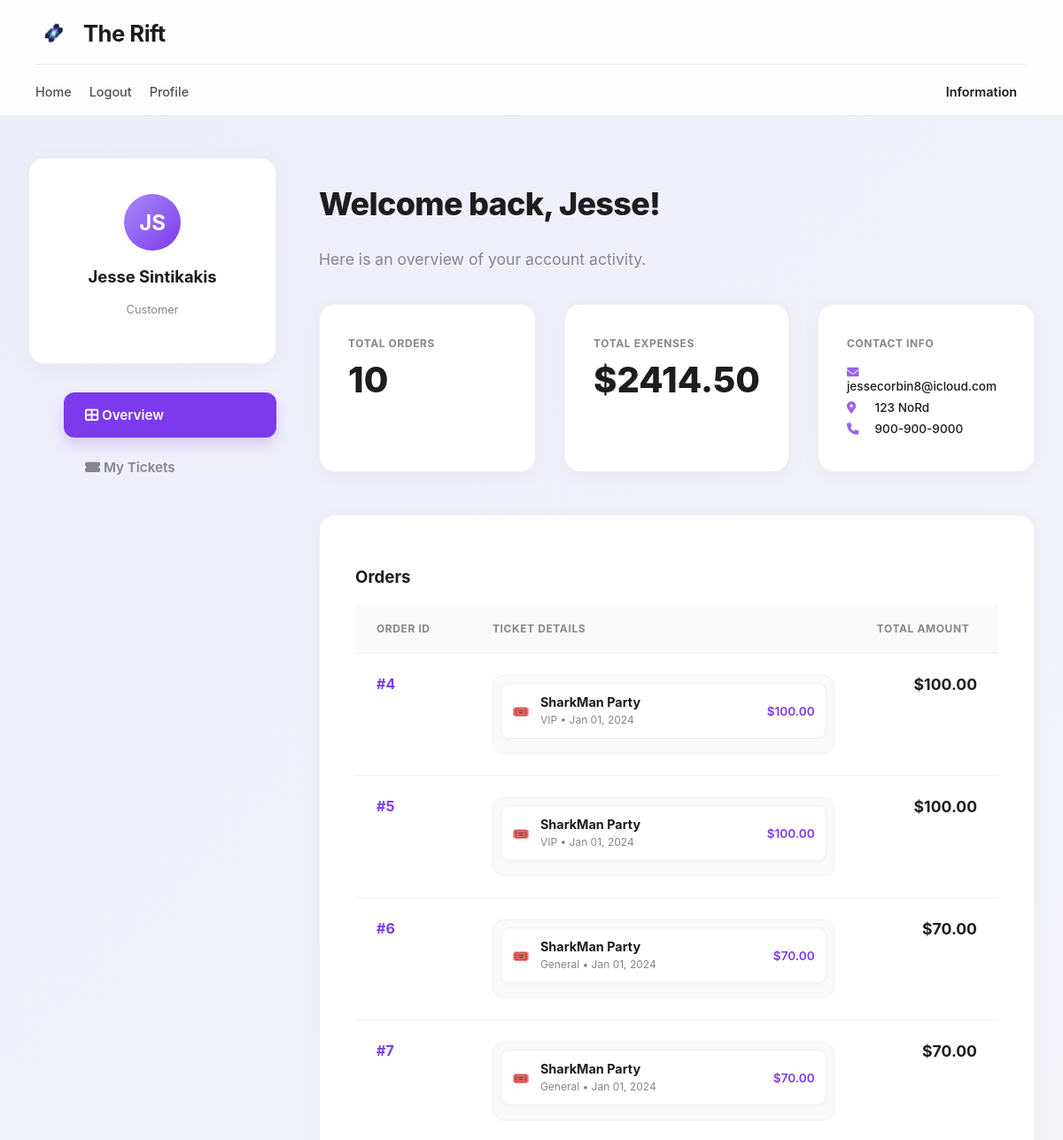
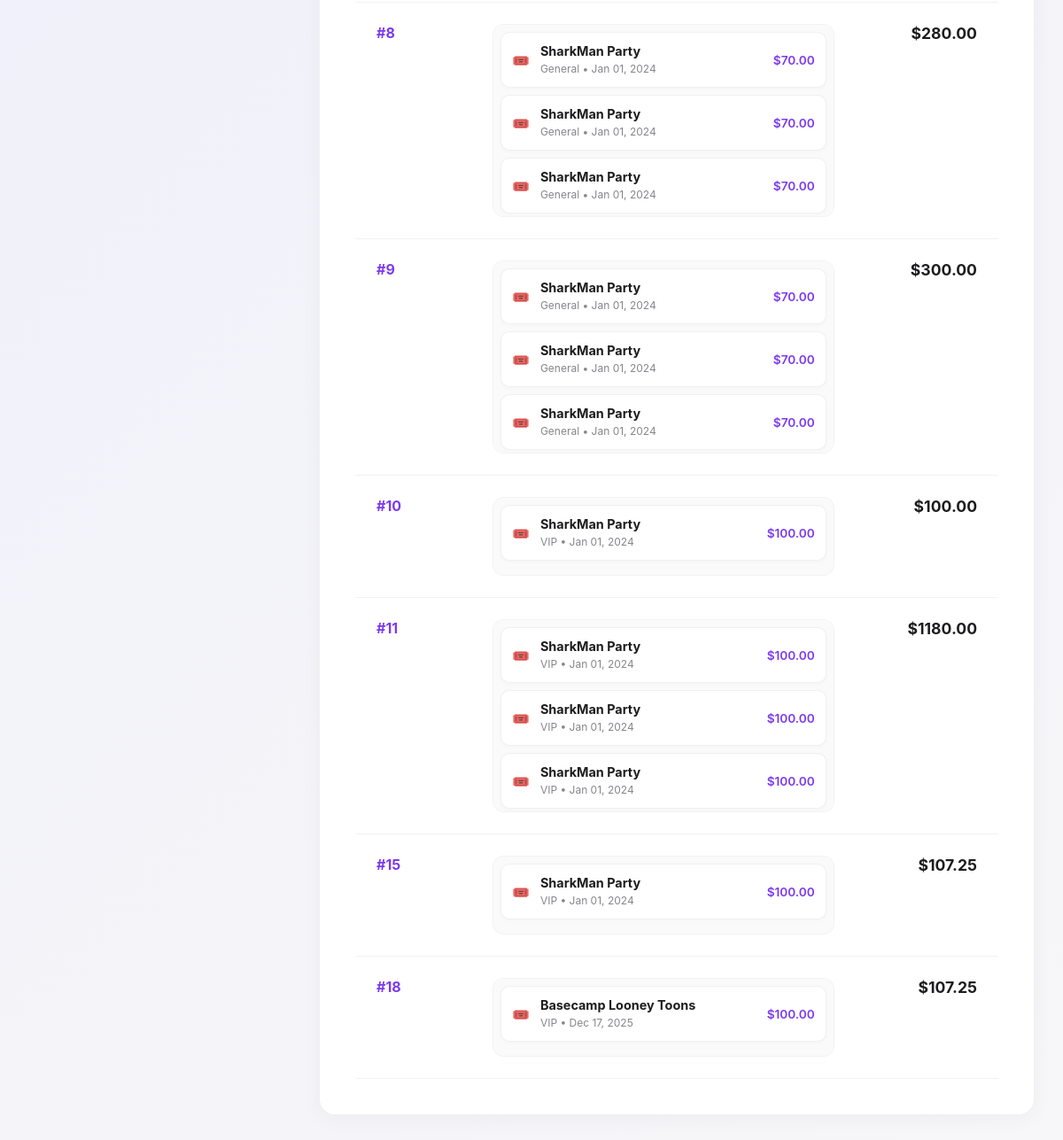
Before: /dashboard/customer/ (signed in) with the older database file (2 pictures, top to bottom).
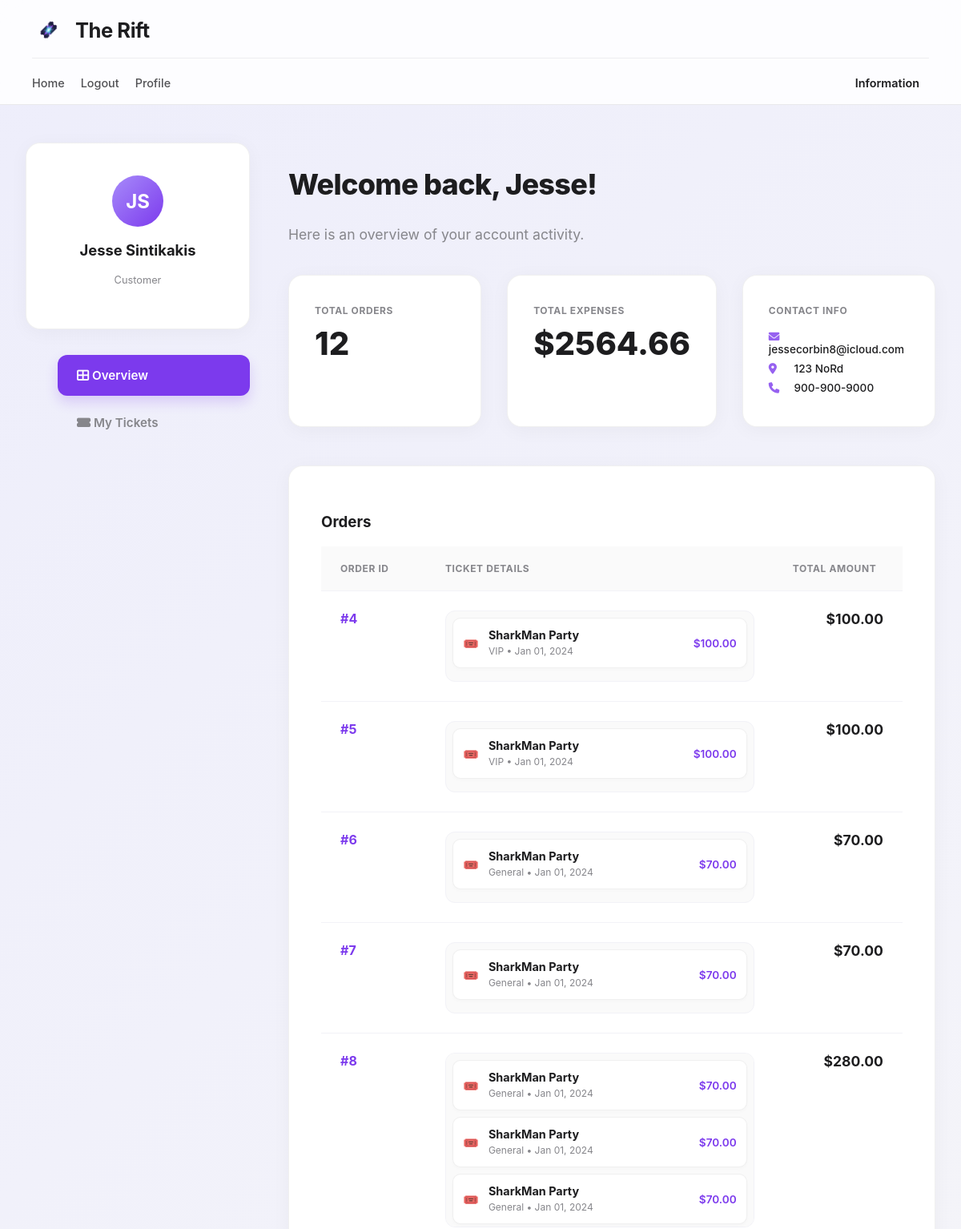
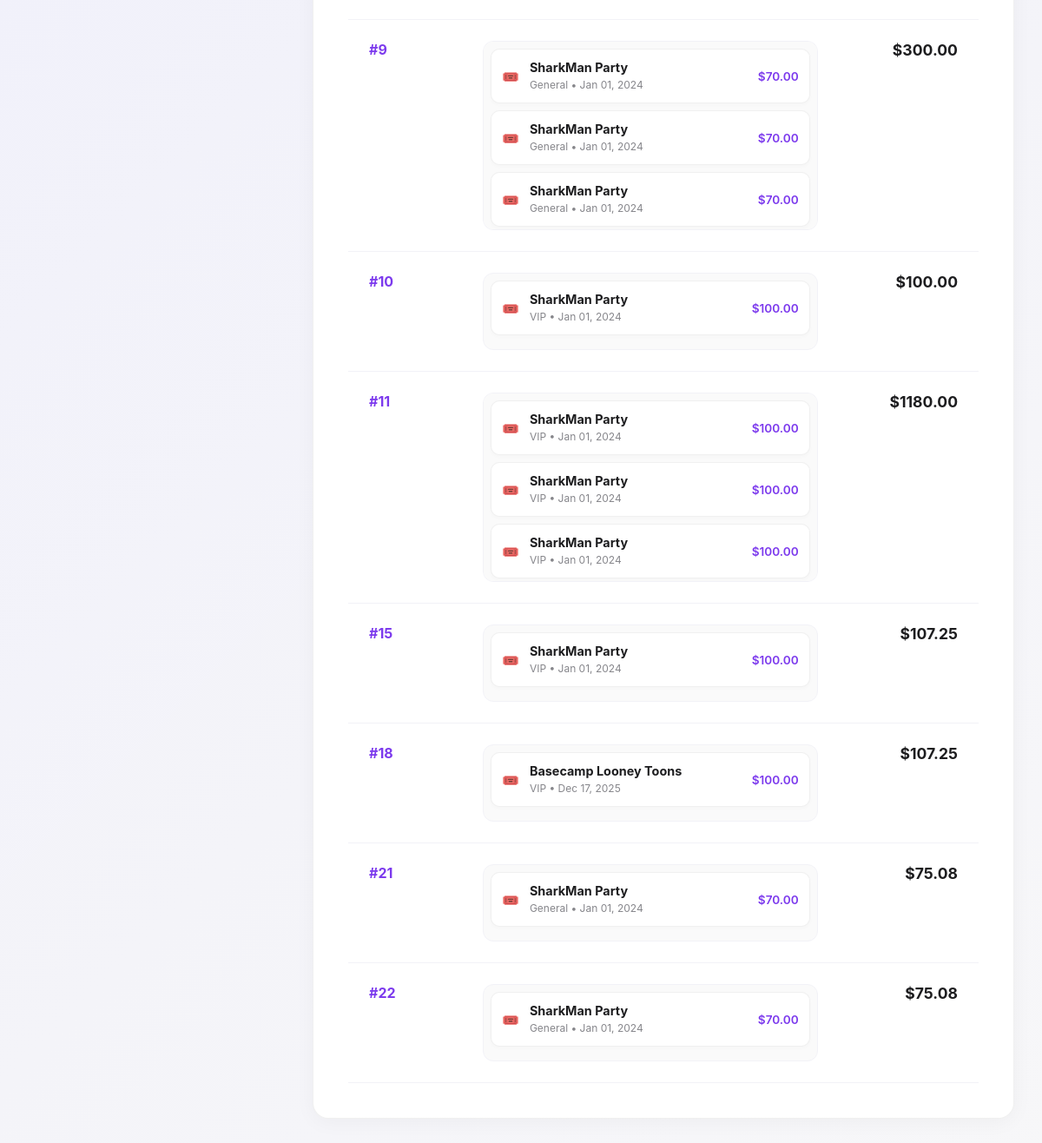
After: the same page with the newer database file (2 pictures, top to bottom).
### App/models.py (models this page shows, shortened)
class Order(models.Model):
    user = models.ForeignKey(settings.AUTH_USER_MODEL, on_delete=models.CASCADE, related_name='orders')
    total_price = models.DecimalField(max_digits=10, decimal_places=2)
    timestamp = models.DateTimeField(auto_now_add=True)

class Ticket(models.Model):
    order = models.ForeignKey(Order, on_delete=models.CASCADE, related_name='ticket')
    tier = models.ForeignKey(TicketTier, on_delete=models.CASCADE)
    ticket_id = models.UUIDField(default=uuid.uuid4, editable=False, unique=True)
    qr_code_image = models.ImageField(upload_to='qr_code_img/', blank=True, null=True)
    is_used = models.BooleanField(default=False)

class TicketTier(models.Model):
    class Status(models.TextChoices):
        VIP = "VIP",('VIP')
        GENERAL = "General",('General')
        BASIC = "Basic",('Basic')
    event = models.ForeignKey(Event, on_delete=models.CASCADE, related_name='ticket_tiers')
    type = models.CharField(max_length=10,choices=Status.choices, default="Basic")
    price = models.DecimalField(max_digits=8, decimal_places=2)
    quantity = models.IntegerField()

class Event(models.Model):
    organization = models.ForeignKey(Organization, on_delete=models.CASCADE)
    title = models.CharField(max_length=100)
    description = models.TextField()
    banner_image = models.ImageField(upload_to='event_images/', default='event_images/default_eventimage.png',null=True,blank=True)
    location = models.CharField(max_length=100)
    date = models.DateField()
    start_time = models.TimeField()
    end_time = models.TimeField()
    capacity = models.IntegerField()
    created_at = models.DateTimeField(auto_now_add=True)

### App/views.py (the view)
# urls.py: path('dashboard/customer/', v.customer_dashboard, name='customer_dashboard'),
@login_required
def customer_dashboard(request):
    user = request.user
    orders = Order.objects.filter(user=user)
    total = sum(order.total_price for order in orders)
    total_orders = orders.count()
    return render(request, "customer_dashboard.html", {
        'Customer': user,
        'total_orders': total_orders,
        'Orders': orders,
        'Total_expenses': total
    })

### App/context_processors.py (called while the page is built, shortened)
def current_url(request):
    return {
        'current_path': request.path,
        'current_full_url': request.get_full_path(),
        'current_absolute_uri': request.build_absolute_uri(),
    }

def base_view(request):
    if not request.user.is_authenticated:
        return {}
    membership = OrganizationMembership.objects.filter(user=request.user).first()
    if not membership:
        return {}

### App/templates/customer_dashboard.html (shortened to what the changed rows need)
{% extends "base.html" %}
{% load static %}
{% block content %}
    <link rel="stylesheet" href="https://cdnjs.cloudflare.com/ajax/libs/font-awesome/6.0.0/css/all.min.css">
    <link rel="stylesheet" href="{% static 'customer_dashboard.css' %}">
    <div class="dashboard-container animate-fade-in">
        <main class="dashboard-content">
            <header class="content-header">
                <h2>Welcome back, {{ Customer.first_name }}!</h2>
            </header>
            <section class="stats-grid">
                <div class="stat-card">
                    <span class="stat-label">Total Orders</span>
                    <span class="stat-int">{{ total_orders }}</span>
                </div>
                <div class="stat-card">
                    <span class="stat-label">Total Expenses</span>
                    <span class="stat-int">${{ Total_expenses|floatformat:2 }}</span>
                </div>
            </section>
            <section class="recent-activity">
                <div class="table-responsive">
                    <table class="clean-table stretched-table">
                        <thead>
                            <tr>
                                <th class="col-id">Order ID</th>
                                <th class="col-details">Ticket Details</th>
                                <th class="col-amount text-end">Total Amount</th>
                            </tr>
                        </thead>
                        <tbody>
                            {% for order in Orders %}
                            <tr>
                                <td class="align-top">
                                    <span class="order-id-text">#{{ order.id }}</span>
                                </td>
                                <td>
                                    <div class="ticket-scroll-container">
                                        {% for ticket in order.ticket.all %}
                                        <div class="ticket-item">
                                            <span class="ticket-icon">🎟️</span>
                                            <div class="ticket-meta">
                                                <span class="ticket-name">{{ ticket.tier.event.title }}</span>
                                                <span class="ticket-sub">{{ ticket.tier.type }} • {{ ticket.tier.event.date|date:"M d, Y" }}</span>
                                            </div>
                                            <span class="ticket-price-badge">${{ ticket.tier.price }}</span>
                                        </div>
                                        {% endfor %}
                                    </div>
                                </td>
                                <td class="align-top text-end">
                                    <span class="order-price">${{ order.total_price|floatformat:2 }}</span>
                                </td>
                            </tr>
                            {% endfor %}
                        </tbody>
                    </table>
                </div>
            </section>
        </main>
    </div>
{% endblock %}

Changed rows visible on the page:
added Order: id "21", total_price "75.08"
added Ticket: tier.event "SharkMan Party", tier.type "General", tier.event "Jan 01, 2024", tier.price "70.00", shown under "21"
added Order: id "22", total_price "75.08"
added Ticket: tier.event "SharkMan Party", tier.type "General", tier.event "Jan 01, 2024", tier.price "70.00", shown under "22"
Other visible differences:
{{ total_orders }}: "10" → "12"
{{ Total_expenses|floatformat:2 }}: "2414.50" → "2564.66"
